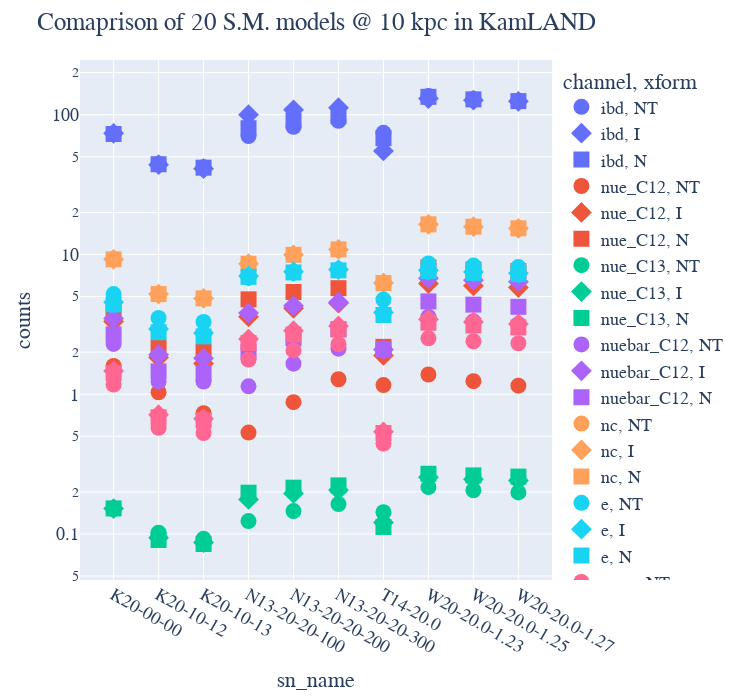

Source (notebook cell):
### Code cell
scat = px.scatter(events, x='sn_name', y='counts', 
              color='channel',
              symbol='xform',
              log_y=True
              )
scat.layout.bargroupgap = 0.2
scat.layout.font = dict(size=18, family="Times New Roman")
scat.layout.width = 740
scat.layout.height = 700
scat.layout.title = f'Comaprison of 20 S.M. models @ 10 kpc in KamLAND'
scat.update_traces(marker_size=16)

### Figure 1 — Plotly figure (JSON) as saved in the notebook; plotly's stock layout.template omitted (floating-point values rounded to 4 significant figures)
{"data": [{"hovertemplate": "channel=ibd<br>xform=NT<br>sn_name=%{x}<br>counts=%{y}<extra></extra>", "legendgroup": "ibd, NT", "marker": {"color": "#636efa", "size": 16, "symbol": "circle"}, "mode": "markers", "name": "ibd, NT", "orientation": "v", "showlegend": true, "type": "scatter", "x": ["K20-00-00", "K20-10-12", "K20-10-13", "N13-20-20-100", "N13-20-20-200", "N13-20-20-300", "T14-20.0", "W20-20.0-1.23", "W20-20.0-1.25", "W20-20.0-1.27"], "xaxis": "x", "y": [72.45, 44.38, 42.11, 70.37, 81.93, 90.4, 74.22, 136.1, 129.6, 125.4], "yaxis": "y"}, {"hovertemplate": "channel=ibd<br>xform=I<br>sn_name=%{x}<br>counts=%{y}<extra></extra>", "legendgroup": "ibd, I", "marker": {"color": "#636efa", "size": 16, "symbol": "diamond"}, "mode": "markers", "name": "ibd, I", "orientation": "v", "showlegend": true, "type": "scatter", "x": ["K20-00-00", "K20-10-12", "K20-10-13", "N13-20-20-100", "N13-20-20-200", "N13-20-20-300", "T14-20.0", "W20-20.0-1.23", "W20-20.0-1.25", "W20-20.0-1.27"], "xaxis": "x", "y": [73.6, 43.89, 41.12, 100.2, 108.4, 112.3, 55.03, 130.5, 127.0, 124.6], "yaxis": "y"}, {"hovertemplate": "channel=ibd<br>xform=N<br>sn_name=%{x}<br>counts=%{y}<extra></extra>", "legendgroup": "ibd, N", "marker": {"color": "#636efa", "size": 16, "symbol": "square"}, "mode": "markers", "name": "ibd, N", "orientation": "v", "showlegend": true, "type": "scatter", "x": ["K20-00-00", "K20-10-12", "K20-10-13", "N13-20-20-100", "N13-20-20-200", "N13-20-20-300", "T14-20.0", "W20-20.0-1.23", "W20-20.0-1.25", "W20-20.0-1.27"], "xaxis": "x", "y": [72.83, 44.22, 41.79, 80.09, 90.58, 97.56, 67.96, 134.3, 128.8, 125.1], "yaxis": "y"}, {"hovertemplate": "channel=nue_C12<br>xform=NT<br>sn_name=%{x}<br>counts=%{y}<extra></extra>", "legendgroup": "nue_C12, NT", "marker": {"color": "#EF553B", "size": 16, "symbol": "circle"}, "mode": "markers", "name": "nue_C12, NT", "orientation": "v", "showlegend": true, "type": "scatter", "x": ["K20-00-00", "K20-10-12", "K20-10-13", "N13-20-20-100", "N13-20-20-200", "N13-20-20-300", "T14-20.0", "W20-20.0-1.23", "W20-20.0-1.25", "W20-20.0-1.27"], "xaxis": "x", "y": [1.593, 1.032, 0.7311, 0.5311, 0.8771, 1.28, 1.161, 1.384, 1.24, 1.151], "yaxis": "y"}, {"hovertemplate": "channel=nue_C12<br>xform=I<br>sn_name=%{x}<br>counts=%{y}<extra></extra>", "legendgroup": "nue_C12, I", "marker": {"color": "#EF553B", "size": 16, "symbol": "diamond"}, "mode": "markers", "name": "nue_C12, I", "orientation": "v", "showlegend": true, "type": "scatter", "x": ["K20-00-00", "K20-10-12", "K20-10-13", "N13-20-20-100", "N13-20-20-200", "N13-20-20-300", "T14-20.0", "W20-20.0-1.23", "W20-20.0-1.25", "W20-20.0-1.27"], "xaxis": "x", "y": [3.306, 1.829, 1.659, 3.58, 4.121, 4.483, 1.895, 6.196, 5.959, 5.798], "yaxis": "y"}, {"hovertemplate": "channel=nue_C12<br>xform=N<br>sn_name=%{x}<br>counts=%{y}<extra></extra>", "legendgroup": "nue_C12, N", "marker": {"color": "#EF553B", "size": 16, "symbol": "square"}, "mode": "markers", "name": "nue_C12, N", "orientation": "v", "showlegend": true, "type": "scatter", "x": ["K20-00-00", "K20-10-12", "K20-10-13", "N13-20-20-100", "N13-20-20-200", "N13-20-20-300", "T14-20.0", "W20-20.0-1.23", "W20-20.0-1.25", "W20-20.0-1.27"], "xaxis": "x", "y": [3.976, 2.14, 2.022, 4.772, 5.389, 5.736, 2.181, 8.078, 7.804, 7.614], "yaxis": "y"}, {"hovertemplate": "channel=nue_C13<br>xform=NT<br>sn_name=%{x}<br>counts=%{y}<extra></extra>", "legendgroup": "nue_C13, NT", "marker": {"color": "#00cc96", "size": 16, "symbol": "circle"}, "mode": "markers", "name": "nue_C13, NT", "orientation": "v", "showlegend": true, "type": "scatter", "x": ["K20-00-00", "K20-10-12", "K20-10-13", "N13-20-20-100", "N13-20-20-200", "N13-20-20-300", "T14-20.0", "W20-20.0-1.23", "W20-20.0-1.25", "W20-20.0-1.27"], "xaxis": "x", "y": [0.1509, 0.1021, 0.09228, 0.1236, 0.1458, 0.1635, 0.1429, 0.2163, 0.2054, 0.1983], "yaxis": "y"}, {"hovertemplate": "channel=nue_C13<br>xform=I<br>sn_name=%{x}<br>counts=%{y}<extra></extra>", "legendgroup": "nue_C13, I", "marker": {"color": "#00cc96", "size": 16, "symbol": "diamond"}, "mode": "markers", "name": "nue_C13, I", "orientation": "v", "showlegend": true, "type": "scatter", "x": ["K20-00-00", "K20-10-12", "K20-10-13", "N13-20-20-100", "N13-20-20-200", "N13-20-20-300", "T14-20.0", "W20-20.0-1.23", "W20-20.0-1.25", "W20-20.0-1.27"], "xaxis": "x", "y": [0.1519, 0.09375, 0.08683, 0.1766, 0.195, 0.2059, 0.1208, 0.2546, 0.2463, 0.2407], "yaxis": "y"}, {"hovertemplate": "channel=nue_C13<br>xform=N<br>sn_name=%{x}<br>counts=%{y}<extra></extra>", "legendgroup": "nue_C13, N", "marker": {"color": "#00cc96", "size": 16, "symbol": "square"}, "mode": "markers", "name": "nue_C13, N", "orientation": "v", "showlegend": true, "type": "scatter", "x": ["K20-00-00", "K20-10-12", "K20-10-13", "N13-20-20-100", "N13-20-20-200", "N13-20-20-300", "T14-20.0", "W20-20.0-1.23", "W20-20.0-1.25", "W20-20.0-1.27"], "xaxis": "x", "y": [0.1523, 0.09047, 0.0847, 0.1973, 0.2143, 0.2225, 0.1121, 0.2696, 0.2624, 0.2573], "yaxis": "y"}, {"hovertemplate": "channel=nuebar_C12<br>xform=NT<br>sn_name=%{x}<br>counts=%{y}<extra></extra>", "legendgroup": "nuebar_C12, NT", "marker": {"color": "#ab63fa", "size": 16, "symbol": "circle"}, "mode": "markers", "name": "nuebar_C12, NT", "orientation": "v", "showlegend": true, "type": "scatter", "x": ["K20-00-00", "K20-10-12", "K20-10-13", "N13-20-20-100", "N13-20-20-200", "N13-20-20-300", "T14-20.0", "W20-20.0-1.23", "W20-20.0-1.25", "W20-20.0-1.27"], "xaxis": "x", "y": [2.291, 1.234, 1.23, 1.139, 1.653, 2.119, 2.107, 3.576, 3.324, 3.167], "yaxis": "y"}, {"hovertemplate": "channel=nuebar_C12<br>xform=I<br>sn_name=%{x}<br>counts=%{y}<extra></extra>", "legendgroup": "nuebar_C12, I", "marker": {"color": "#ab63fa", "size": 16, "symbol": "diamond"}, "mode": "markers", "name": "nuebar_C12, I", "orientation": "v", "showlegend": true, "type": "scatter", "x": ["K20-00-00", "K20-10-12", "K20-10-13", "N13-20-20-100", "N13-20-20-200", "N13-20-20-300", "T14-20.0", "W20-20.0-1.23", "W20-20.0-1.25", "W20-20.0-1.27"], "xaxis": "x", "y": [3.48, 1.916, 1.812, 3.813, 4.29, 4.555, 2.087, 6.757, 6.541, 6.391], "yaxis": "y"}, {"hovertemplate": "channel=nuebar_C12<br>xform=N<br>sn_name=%{x}<br>counts=%{y}<extra></extra>", "legendgroup": "nuebar_C12, N", "marker": {"color": "#ab63fa", "size": 16, "symbol": "square"}, "mode": "markers", "name": "nuebar_C12, N", "orientation": "v", "showlegend": true, "type": "scatter", "x": ["K20-00-00", "K20-10-12", "K20-10-13", "N13-20-20-100", "N13-20-20-200", "N13-20-20-300", "T14-20.0", "W20-20.0-1.23", "W20-20.0-1.25", "W20-20.0-1.27"], "xaxis": "x", "y": [2.679, 1.457, 1.42, 2.012, 2.514, 2.914, 2.101, 4.614, 4.374, 4.219], "yaxis": "y"}, {"hovertemplate": "channel=nc<br>xform=NT<br>sn_name=%{x}<br>counts=%{y}<extra></extra>", "legendgroup": "nc, NT", "marker": {"color": "#FFA15A", "size": 16, "symbol": "circle"}, "mode": "markers", "name": "nc, NT", "orientation": "v", "showlegend": true, "type": "scatter", "x": ["K20-00-00", "K20-10-12", "K20-10-13", "N13-20-20-100", "N13-20-20-200", "N13-20-20-300", "T14-20.0", "W20-20.0-1.23", "W20-20.0-1.25", "W20-20.0-1.27"], "xaxis": "x", "y": [9.231, 5.205, 4.849, 8.577, 9.943, 10.87, 6.245, 16.43, 15.8, 15.38], "yaxis": "y"}, {"hovertemplate": "channel=nc<br>xform=I<br>sn_name=%{x}<br>counts=%{y}<extra></extra>", "legendgroup": "nc, I", "marker": {"color": "#FFA15A", "size": 16, "symbol": "diamond"}, "mode": "markers", "name": "nc, I", "orientation": "v", "showlegend": true, "type": "scatter", "x": ["K20-00-00", "K20-10-12", "K20-10-13", "N13-20-20-100", "N13-20-20-200", "N13-20-20-300", "T14-20.0", "W20-20.0-1.23", "W20-20.0-1.25", "W20-20.0-1.27"], "xaxis": "x", "y": [9.231, 5.205, 4.849, 8.577, 9.943, 10.87, 6.245, 16.43, 15.8, 15.38], "yaxis": "y"}, {"hovertemplate": "channel=nc<br>xform=N<br>sn_name=%{x}<br>counts=%{y}<extra></extra>", "legendgroup": "nc, N", "marker": {"color": "#FFA15A", "size": 16, "symbol": "square"}, "mode": "markers", "name": "nc, N", "orientation": "v", "showlegend": true, "type": "scatter", "x": ["K20-00-00", "K20-10-12", "K20-10-13", "N13-20-20-100", "N13-20-20-200", "N13-20-20-300", "T14-20.0", "W20-20.0-1.23", "W20-20.0-1.25", "W20-20.0-1.27"], "xaxis": "x", "y": [9.231, 5.205, 4.849, 8.577, 9.943, 10.87, 6.245, 16.43, 15.8, 15.38], "yaxis": "y"}, {"hovertemplate": "channel=e<br>xform=NT<br>sn_name=%{x}<br>counts=%{y}<extra></extra>", "legendgroup": "e, NT", "marker": {"color": "#19d3f3", "size": 16, "symbol": "circle"}, "mode": "markers", "name": "e, NT", "orientation": "v", "showlegend": true, "type": "scatter", "x": ["K20-00-00", "K20-10-12", "K20-10-13", "N13-20-20-100", "N13-20-20-200", "N13-20-20-300", "T14-20.0", "W20-20.0-1.23", "W20-20.0-1.25", "W20-20.0-1.27"], "xaxis": "x", "y": [5.203, 3.512, 3.291, 6.808, 7.397, 7.76, 4.752, 8.612, 8.32, 8.125], "yaxis": "y"}, {"hovertemplate": "channel=e<br>xform=I<br>sn_name=%{x}<br>counts=%{y}<extra></extra>", "legendgroup": "e, I", "marker": {"color": "#19d3f3", "size": 16, "symbol": "diamond"}, "mode": "markers", "name": "e, I", "orientation": "v", "showlegend": true, "type": "scatter", "x": ["K20-00-00", "K20-10-12", "K20-10-13", "N13-20-20-100", "N13-20-20-200", "N13-20-20-300", "T14-20.0", "W20-20.0-1.23", "W20-20.0-1.25", "W20-20.0-1.27"], "xaxis": "x", "y": [4.546, 2.928, 2.738, 7.003, 7.526, 7.793, 3.838, 7.708, 7.489, 7.338], "yaxis": "y"}, {"hovertemplate": "channel=e<br>xform=N<br>sn_name=%{x}<br>counts=%{y}<extra></extra>", "legendgroup": "e, N", "marker": {"color": "#19d3f3", "size": 16, "symbol": "square"}, "mode": "markers", "name": "e, N", "orientation": "v", "showlegend": true, "type": "scatter", "x": ["K20-00-00", "K20-10-12", "K20-10-13", "N13-20-20-100", "N13-20-20-200", "N13-20-20-300", "T14-20.0", "W20-20.0-1.23", "W20-20.0-1.25", "W20-20.0-1.27"], "xaxis": "x", "y": [4.382, 2.775, 2.592, 6.918, 7.435, 7.693, 3.687, 7.604, 7.387, 7.238], "yaxis": "y"}, {"hovertemplate": "channel=nc_p<br>xform=NT<br>sn_name=%{x}<br>counts=%{y}<extra></extra>", "legendgroup": "nc_p, NT", "marker": {"color": "#FF6692", "size": 16, "symbol": "circle"}, "mode": "markers", "name": "nc_p, NT", "orientation": "v", "showlegend": true, "type": "scatter", "x": ["K20-00-00", "K20-10-12", "K20-10-13", "N13-20-20-100", "N13-20-20-200", "N13-20-20-300", "T14-20.0", "W20-20.0-1.23", "W20-20.0-1.25", "W20-20.0-1.27"], "xaxis": "x", "y": [1.174, 0.575, 0.5274, 1.769, 2.056, 2.277, 0.4439, 2.509, 2.393, 2.315], "yaxis": "y"}, {"hovertemplate": "channel=nc_p<br>xform=I<br>sn_name=%{x}<br>counts=%{y}<extra></extra>", "legendgroup": "nc_p, I", "marker": {"color": "#FF6692", "size": 16, "symbol": "diamond"}, "mode": "markers", "name": "nc_p, I", "orientation": "v", "showlegend": true, "type": "scatter", "x": ["K20-00-00", "K20-10-12", "K20-10-13", "N13-20-20-100", "N13-20-20-200", "N13-20-20-300", "T14-20.0", "W20-20.0-1.23", "W20-20.0-1.25", "W20-20.0-1.27"], "xaxis": "x", "y": [1.465, 0.7131, 0.6678, 2.482, 2.845, 3.082, 0.5375, 3.435, 3.286, 3.185], "yaxis": "y"}, {"hovertemplate": "channel=nc_p<br>xform=N<br>sn_name=%{x}<br>counts=%{y}<extra></extra>", "legendgroup": "nc_p, N", "marker": {"color": "#FF6692", "size": 16, "symbol": "square"}, "mode": "markers", "name": "nc_p, N", "orientation": "v", "showlegend": true, "type": "scatter", "x": ["K20-00-00", "K20-10-12", "K20-10-13", "N13-20-20-100", "N13-20-20-200", "N13-20-20-300", "T14-20.0", "W20-20.0-1.23", "W20-20.0-1.25", "W20-20.0-1.27"], "xaxis": "x", "y": [1.416, 0.6838, 0.6471, 2.323, 2.674, 2.912, 0.5274, 3.246, 3.103, 3.006], "yaxis": "y"}], "layout": {"bargroupgap": 0.2, "font": {"family": "Times New Roman", "size": 18}, "height": 700, "legend": {"title": {"text": "channel, xform"}, "tracegroupgap": 0}, "margin": {"t": 60}, "title": {"text": "Comaprison of 20 S.M. models @ 10 kpc in KamLAND"}, "width": 740, "xaxis": {"anchor": "y", "domain": [0, 1], "title": {"text": "sn_name"}}, "yaxis": {"anchor": "x", "domain": [0, 1], "title": {"text": "counts"}, "type": "log"}}}
